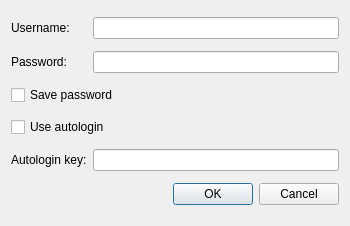
<?xml version="1.0" encoding="UTF-8"?>
<ui version="4.0">
 <class>dialog_authentication</class>
 <widget class="QDialog" name="dialog_authentication">
  <property name="geometry">
   <rect>
    <x>0</x>
    <y>0</y>
    <width>350</width>
    <height>226</height>
   </rect>
  </property>
  <property name="sizePolicy">
   <sizepolicy hsizetype="Minimum" vsizetype="Minimum">
    <horstretch>0</horstretch>
    <verstretch>0</verstretch>
   </sizepolicy>
  </property>
  <property name="minimumSize">
   <size>
    <width>350</width>
    <height>0</height>
   </size>
  </property>
  <property name="windowTitle">
   <string>Authentication</string>
  </property>
  <property name="modal">
   <bool>true</bool>
  </property>
  <layout class="QGridLayout" name="gridLayout">
   <item row="0" column="0">
    <widget class="QLabel" name="label_username">
     <property name="text">
      <string>Username:</string>
     </property>
    </widget>
   </item>
   <item row="6" column="0">
    <widget class="QLabel" name="label_autologin_key">
     <property name="text">
      <string>Autologin key:</string>
     </property>
    </widget>
   </item>
   <item row="1" column="0">
    <widget class="QLabel" name="label_password">
     <property name="text">
      <string>Password:</string>
     </property>
    </widget>
   </item>
   <item row="6" column="1">
    <widget class="QLineEdit" name="input_lineedit_autologin_key"/>
   </item>
   <item row="0" column="1">
    <widget class="QLineEdit" name="input_lineedit_username">
     <property name="frame">
      <bool>true</bool>
     </property>
    </widget>
   </item>
   <item row="1" column="1">
    <widget class="QLineEdit" name="input_lineedit_password">
     <property name="minimumSize">
      <size>
       <width>200</width>
       <height>0</height>
      </size>
     </property>
     <property name="baseSize">
      <size>
       <width>0</width>
       <height>0</height>
      </size>
     </property>
     <property name="echoMode">
      <enum>QLineEdit::Password</enum>
     </property>
    </widget>
   </item>
   <item row="7" column="0" colspan="2">
    <layout class="QHBoxLayout" name="horizontalLayout">
     <item>
      <widget class="QDialogButtonBox" name="button_box">
       <property name="standardButtons">
        <set>QDialogButtonBox::Cancel|QDialogButtonBox::Ok</set>
       </property>
       <property name="centerButtons">
        <bool>false</bool>
       </property>
      </widget>
     </item>
    </layout>
   </item>
   <item row="4" column="0" colspan="2">
    <widget class="QCheckBox" name="input_checkbox_use_autologin">
     <property name="text">
      <string>Use autologin</string>
     </property>
    </widget>
   </item>
   <item row="3" column="0" colspan="2">
    <widget class="QCheckBox" name="input_checkbox_save_password">
     <property name="text">
      <string>Save password</string>
     </property>
    </widget>
   </item>
  </layout>
 </widget>
 <resources/>
 <connections/>
</ui>
